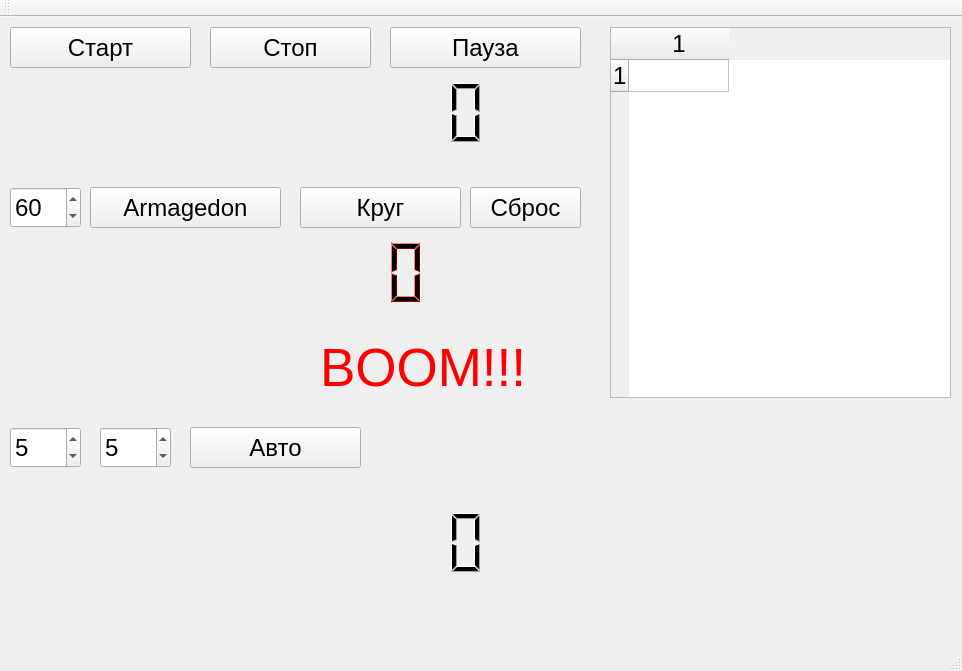
<?xml version="1.0" encoding="UTF-8"?>
<ui version="4.0">
 <class>MainWindow</class>
 <widget class="QMainWindow" name="MainWindow">
  <property name="geometry">
   <rect>
    <x>0</x>
    <y>0</y>
    <width>962</width>
    <height>671</height>
   </rect>
  </property>
  <property name="font">
   <font>
    <pointsize>18</pointsize>
   </font>
  </property>
  <property name="windowTitle">
   <string>MainWindow</string>
  </property>
  <widget class="QWidget" name="centralWidget">
   <widget class="QPushButton" name="pushButton_Start">
    <property name="geometry">
     <rect>
      <x>10</x>
      <y>10</y>
      <width>181</width>
      <height>41</height>
     </rect>
    </property>
    <property name="text">
     <string>Старт</string>
    </property>
   </widget>
   <widget class="QPushButton" name="pushButton_Stop">
    <property name="geometry">
     <rect>
      <x>210</x>
      <y>10</y>
      <width>161</width>
      <height>41</height>
     </rect>
    </property>
    <property name="text">
     <string>Стоп</string>
    </property>
   </widget>
   <widget class="QPushButton" name="pushButton_Pause">
    <property name="geometry">
     <rect>
      <x>390</x>
      <y>10</y>
      <width>191</width>
      <height>41</height>
     </rect>
    </property>
    <property name="text">
     <string>Пауза</string>
    </property>
   </widget>
   <widget class="QLCDNumber" name="lcdNumber">
    <property name="geometry">
     <rect>
      <x>10</x>
      <y>60</y>
      <width>571</width>
      <height>71</height>
     </rect>
    </property>
    <property name="font">
     <font>
      <pointsize>18</pointsize>
     </font>
    </property>
    <property name="frameShape">
     <enum>QFrame::NoFrame</enum>
    </property>
    <property name="digitCount">
     <number>11</number>
    </property>
   </widget>
   <widget class="QLCDNumber" name="lcdNumber_DownCounter">
    <property name="geometry">
     <rect>
      <x>30</x>
      <y>220</y>
      <width>411</width>
      <height>71</height>
     </rect>
    </property>
    <property name="palette">
     <palette>
      <active>
       <colorrole role="WindowText">
        <brush brushstyle="SolidPattern">
         <color alpha="255">
          <red>0</red>
          <green>0</green>
          <blue>0</blue>
         </color>
        </brush>
       </colorrole>
       <colorrole role="Button">
        <brush brushstyle="SolidPattern">
         <color alpha="255">
          <red>255</red>
          <green>0</green>
          <blue>0</blue>
         </color>
        </brush>
       </colorrole>
       <colorrole role="Light">
        <brush brushstyle="SolidPattern">
         <color alpha="255">
          <red>255</red>
          <green>127</green>
          <blue>127</blue>
         </color>
        </brush>
       </colorrole>
       <colorrole role="Midlight">
        <brush brushstyle="SolidPattern">
         <color alpha="255">
          <red>255</red>
          <green>63</green>
          <blue>63</blue>
         </color>
        </brush>
       </colorrole>
       <colorrole role="Dark">
        <brush brushstyle="SolidPattern">
         <color alpha="255">
          <red>127</red>
          <green>0</green>
          <blue>0</blue>
         </color>
        </brush>
       </colorrole>
       <colorrole role="Mid">
        <brush brushstyle="SolidPattern">
         <color alpha="255">
          <red>170</red>
          <green>0</green>
          <blue>0</blue>
         </color>
        </brush>
       </colorrole>
       <colorrole role="Text">
        <brush brushstyle="SolidPattern">
         <color alpha="255">
          <red>0</red>
          <green>0</green>
          <blue>0</blue>
         </color>
        </brush>
       </colorrole>
       <colorrole role="BrightText">
        <brush brushstyle="SolidPattern">
         <color alpha="255">
          <red>255</red>
          <green>255</green>
          <blue>255</blue>
         </color>
        </brush>
       </colorrole>
       <colorrole role="ButtonText">
        <brush brushstyle="SolidPattern">
         <color alpha="255">
          <red>0</red>
          <green>0</green>
          <blue>0</blue>
         </color>
        </brush>
       </colorrole>
       <colorrole role="Base">
        <brush brushstyle="SolidPattern">
         <color alpha="255">
          <red>255</red>
          <green>255</green>
          <blue>255</blue>
         </color>
        </brush>
       </colorrole>
       <colorrole role="Window">
        <brush brushstyle="SolidPattern">
         <color alpha="255">
          <red>255</red>
          <green>0</green>
          <blue>0</blue>
         </color>
        </brush>
       </colorrole>
       <colorrole role="Shadow">
        <brush brushstyle="SolidPattern">
         <color alpha="255">
          <red>0</red>
          <green>0</green>
          <blue>0</blue>
         </color>
        </brush>
       </colorrole>
       <colorrole role="AlternateBase">
        <brush brushstyle="SolidPattern">
         <color alpha="255">
          <red>255</red>
          <green>127</green>
          <blue>127</blue>
         </color>
        </brush>
       </colorrole>
       <colorrole role="ToolTipBase">
        <brush brushstyle="SolidPattern">
         <color alpha="255">
          <red>255</red>
          <green>255</green>
          <blue>220</blue>
         </color>
        </brush>
       </colorrole>
       <colorrole role="ToolTipText">
        <brush brushstyle="SolidPattern">
         <color alpha="255">
          <red>0</red>
          <green>0</green>
          <blue>0</blue>
         </color>
        </brush>
       </colorrole>
       <colorrole role="PlaceholderText">
        <brush brushstyle="SolidPattern">
         <color alpha="128">
          <red>0</red>
          <green>0</green>
          <blue>0</blue>
         </color>
        </brush>
       </colorrole>
      </active>
      <inactive>
       <colorrole role="WindowText">
        <brush brushstyle="SolidPattern">
         <color alpha="255">
          <red>0</red>
          <green>0</green>
          <blue>0</blue>
         </color>
        </brush>
       </colorrole>
       <colorrole role="Button">
        <brush brushstyle="SolidPattern">
         <color alpha="255">
          <red>255</red>
          <green>0</green>
          <blue>0</blue>
         </color>
        </brush>
       </colorrole>
       <colorrole role="Light">
        <brush brushstyle="SolidPattern">
         <color alpha="255">
          <red>255</red>
          <green>127</green>
          <blue>127</blue>
         </color>
        </brush>
       </colorrole>
       <colorrole role="Midlight">
        <brush brushstyle="SolidPattern">
         <color alpha="255">
          <red>255</red>
          <green>63</green>
          <blue>63</blue>
         </color>
        </brush>
       </colorrole>
       <colorrole role="Dark">
        <brush brushstyle="SolidPattern">
         <color alpha="255">
          <red>127</red>
          <green>0</green>
          <blue>0</blue>
         </color>
        </brush>
       </colorrole>
       <colorrole role="Mid">
        <brush brushstyle="SolidPattern">
         <color alpha="255">
          <red>170</red>
          <green>0</green>
          <blue>0</blue>
         </color>
        </brush>
       </colorrole>
       <colorrole role="Text">
        <brush brushstyle="SolidPattern">
         <color alpha="255">
          <red>0</red>
          <green>0</green>
          <blue>0</blue>
         </color>
        </brush>
       </colorrole>
       <colorrole role="BrightText">
        <brush brushstyle="SolidPattern">
         <color alpha="255">
          <red>255</red>
          <green>255</green>
          <blue>255</blue>
         </color>
        </brush>
       </colorrole>
       <colorrole role="ButtonText">
        <brush brushstyle="SolidPattern">
         <color alpha="255">
          <red>0</red>
          <green>0</green>
          <blue>0</blue>
         </color>
        </brush>
       </colorrole>
       <colorrole role="Base">
        <brush brushstyle="SolidPattern">
         <color alpha="255">
          <red>255</red>
          <green>255</green>
          <blue>255</blue>
         </color>
        </brush>
       </colorrole>
       <colorrole role="Window">
        <brush brushstyle="SolidPattern">
         <color alpha="255">
          <red>255</red>
          <green>0</green>
          <blue>0</blue>
         </color>
        </brush>
       </colorrole>
       <colorrole role="Shadow">
        <brush brushstyle="SolidPattern">
         <color alpha="255">
          <red>0</red>
          <green>0</green>
          <blue>0</blue>
         </color>
        </brush>
       </colorrole>
       <colorrole role="AlternateBase">
        <brush brushstyle="SolidPattern">
         <color alpha="255">
          <red>255</red>
          <green>127</green>
          <blue>127</blue>
         </color>
        </brush>
       </colorrole>
       <colorrole role="ToolTipBase">
        <brush brushstyle="SolidPattern">
         <color alpha="255">
          <red>255</red>
          <green>255</green>
          <blue>220</blue>
         </color>
        </brush>
       </colorrole>
       <colorrole role="ToolTipText">
        <brush brushstyle="SolidPattern">
         <color alpha="255">
          <red>0</red>
          <green>0</green>
          <blue>0</blue>
         </color>
        </brush>
       </colorrole>
       <colorrole role="PlaceholderText">
        <brush brushstyle="SolidPattern">
         <color alpha="128">
          <red>0</red>
          <green>0</green>
          <blue>0</blue>
         </color>
        </brush>
       </colorrole>
      </inactive>
      <disabled>
       <colorrole role="WindowText">
        <brush brushstyle="SolidPattern">
         <color alpha="255">
          <red>127</red>
          <green>0</green>
          <blue>0</blue>
         </color>
        </brush>
       </colorrole>
       <colorrole role="Button">
        <brush brushstyle="SolidPattern">
         <color alpha="255">
          <red>255</red>
          <green>0</green>
          <blue>0</blue>
         </color>
        </brush>
       </colorrole>
       <colorrole role="Light">
        <brush brushstyle="SolidPattern">
         <color alpha="255">
          <red>255</red>
          <green>127</green>
          <blue>127</blue>
         </color>
        </brush>
       </colorrole>
       <colorrole role="Midlight">
        <brush brushstyle="SolidPattern">
         <color alpha="255">
          <red>255</red>
          <green>63</green>
          <blue>63</blue>
         </color>
        </brush>
       </colorrole>
       <colorrole role="Dark">
        <brush brushstyle="SolidPattern">
         <color alpha="255">
          <red>127</red>
          <green>0</green>
          <blue>0</blue>
         </color>
        </brush>
       </colorrole>
       <colorrole role="Mid">
        <brush brushstyle="SolidPattern">
         <color alpha="255">
          <red>170</red>
          <green>0</green>
          <blue>0</blue>
         </color>
        </brush>
       </colorrole>
       <colorrole role="Text">
        <brush brushstyle="SolidPattern">
         <color alpha="255">
          <red>127</red>
          <green>0</green>
          <blue>0</blue>
         </color>
        </brush>
       </colorrole>
       <colorrole role="BrightText">
        <brush brushstyle="SolidPattern">
         <color alpha="255">
          <red>255</red>
          <green>255</green>
          <blue>255</blue>
         </color>
        </brush>
       </colorrole>
       <colorrole role="ButtonText">
        <brush brushstyle="SolidPattern">
         <color alpha="255">
          <red>127</red>
          <green>0</green>
          <blue>0</blue>
         </color>
        </brush>
       </colorrole>
       <colorrole role="Base">
        <brush brushstyle="SolidPattern">
         <color alpha="255">
          <red>255</red>
          <green>0</green>
          <blue>0</blue>
         </color>
        </brush>
       </colorrole>
       <colorrole role="Window">
        <brush brushstyle="SolidPattern">
         <color alpha="255">
          <red>255</red>
          <green>0</green>
          <blue>0</blue>
         </color>
        </brush>
       </colorrole>
       <colorrole role="Shadow">
        <brush brushstyle="SolidPattern">
         <color alpha="255">
          <red>0</red>
          <green>0</green>
          <blue>0</blue>
         </color>
        </brush>
       </colorrole>
       <colorrole role="AlternateBase">
        <brush brushstyle="SolidPattern">
         <color alpha="255">
          <red>255</red>
          <green>0</green>
          <blue>0</blue>
         </color>
        </brush>
       </colorrole>
       <colorrole role="ToolTipBase">
        <brush brushstyle="SolidPattern">
         <color alpha="255">
          <red>255</red>
          <green>255</green>
          <blue>220</blue>
         </color>
        </brush>
       </colorrole>
       <colorrole role="ToolTipText">
        <brush brushstyle="SolidPattern">
         <color alpha="255">
          <red>0</red>
          <green>0</green>
          <blue>0</blue>
         </color>
        </brush>
       </colorrole>
       <colorrole role="PlaceholderText">
        <brush brushstyle="SolidPattern">
         <color alpha="128">
          <red>0</red>
          <green>0</green>
          <blue>0</blue>
         </color>
        </brush>
       </colorrole>
      </disabled>
     </palette>
    </property>
    <property name="font">
     <font>
      <pointsize>18</pointsize>
     </font>
    </property>
    <property name="frameShape">
     <enum>QFrame::NoFrame</enum>
    </property>
    <property name="digitCount">
     <number>11</number>
    </property>
   </widget>
   <widget class="QPushButton" name="pushButton_DownCounter">
    <property name="geometry">
     <rect>
      <x>90</x>
      <y>170</y>
      <width>191</width>
      <height>41</height>
     </rect>
    </property>
    <property name="text">
     <string>Armagedon</string>
    </property>
   </widget>
   <widget class="QLabel" name="label">
    <property name="geometry">
     <rect>
      <x>320</x>
      <y>320</y>
      <width>261</width>
      <height>61</height>
     </rect>
    </property>
    <property name="palette">
     <palette>
      <active>
       <colorrole role="WindowText">
        <brush brushstyle="SolidPattern">
         <color alpha="255">
          <red>255</red>
          <green>0</green>
          <blue>0</blue>
         </color>
        </brush>
       </colorrole>
       <colorrole role="Button">
        <brush brushstyle="SolidPattern">
         <color alpha="255">
          <red>255</red>
          <green>0</green>
          <blue>0</blue>
         </color>
        </brush>
       </colorrole>
       <colorrole role="Light">
        <brush brushstyle="SolidPattern">
         <color alpha="255">
          <red>255</red>
          <green>127</green>
          <blue>127</blue>
         </color>
        </brush>
       </colorrole>
       <colorrole role="Midlight">
        <brush brushstyle="SolidPattern">
         <color alpha="255">
          <red>255</red>
          <green>63</green>
          <blue>63</blue>
         </color>
        </brush>
       </colorrole>
       <colorrole role="Dark">
        <brush brushstyle="SolidPattern">
         <color alpha="255">
          <red>127</red>
          <green>0</green>
          <blue>0</blue>
         </color>
        </brush>
       </colorrole>
       <colorrole role="Mid">
        <brush brushstyle="SolidPattern">
         <color alpha="255">
          <red>170</red>
          <green>0</green>
          <blue>0</blue>
         </color>
        </brush>
       </colorrole>
       <colorrole role="Text">
        <brush brushstyle="SolidPattern">
         <color alpha="255">
          <red>0</red>
          <green>0</green>
          <blue>0</blue>
         </color>
        </brush>
       </colorrole>
       <colorrole role="BrightText">
        <brush brushstyle="SolidPattern">
         <color alpha="255">
          <red>255</red>
          <green>255</green>
          <blue>255</blue>
         </color>
        </brush>
       </colorrole>
       <colorrole role="ButtonText">
        <brush brushstyle="SolidPattern">
         <color alpha="255">
          <red>0</red>
          <green>0</green>
          <blue>0</blue>
         </color>
        </brush>
       </colorrole>
       <colorrole role="Base">
        <brush brushstyle="SolidPattern">
         <color alpha="255">
          <red>255</red>
          <green>255</green>
          <blue>255</blue>
         </color>
        </brush>
       </colorrole>
       <colorrole role="Window">
        <brush brushstyle="SolidPattern">
         <color alpha="255">
          <red>255</red>
          <green>0</green>
          <blue>0</blue>
         </color>
        </brush>
       </colorrole>
       <colorrole role="Shadow">
        <brush brushstyle="SolidPattern">
         <color alpha="255">
          <red>0</red>
          <green>0</green>
          <blue>0</blue>
         </color>
        </brush>
       </colorrole>
       <colorrole role="AlternateBase">
        <brush brushstyle="SolidPattern">
         <color alpha="255">
          <red>255</red>
          <green>127</green>
          <blue>127</blue>
         </color>
        </brush>
       </colorrole>
       <colorrole role="ToolTipBase">
        <brush brushstyle="SolidPattern">
         <color alpha="255">
          <red>255</red>
          <green>255</green>
          <blue>220</blue>
         </color>
        </brush>
       </colorrole>
       <colorrole role="ToolTipText">
        <brush brushstyle="SolidPattern">
         <color alpha="255">
          <red>0</red>
          <green>0</green>
          <blue>0</blue>
         </color>
        </brush>
       </colorrole>
       <colorrole role="PlaceholderText">
        <brush brushstyle="SolidPattern">
         <color alpha="128">
          <red>0</red>
          <green>0</green>
          <blue>0</blue>
         </color>
        </brush>
       </colorrole>
      </active>
      <inactive>
       <colorrole role="WindowText">
        <brush brushstyle="SolidPattern">
         <color alpha="255">
          <red>255</red>
          <green>0</green>
          <blue>0</blue>
         </color>
        </brush>
       </colorrole>
       <colorrole role="Button">
        <brush brushstyle="SolidPattern">
         <color alpha="255">
          <red>255</red>
          <green>0</green>
          <blue>0</blue>
         </color>
        </brush>
       </colorrole>
       <colorrole role="Light">
        <brush brushstyle="SolidPattern">
         <color alpha="255">
          <red>255</red>
          <green>127</green>
          <blue>127</blue>
         </color>
        </brush>
       </colorrole>
       <colorrole role="Midlight">
        <brush brushstyle="SolidPattern">
         <color alpha="255">
          <red>255</red>
          <green>63</green>
          <blue>63</blue>
         </color>
        </brush>
       </colorrole>
       <colorrole role="Dark">
        <brush brushstyle="SolidPattern">
         <color alpha="255">
          <red>127</red>
          <green>0</green>
          <blue>0</blue>
         </color>
        </brush>
       </colorrole>
       <colorrole role="Mid">
        <brush brushstyle="SolidPattern">
         <color alpha="255">
          <red>170</red>
          <green>0</green>
          <blue>0</blue>
         </color>
        </brush>
       </colorrole>
       <colorrole role="Text">
        <brush brushstyle="SolidPattern">
         <color alpha="255">
          <red>0</red>
          <green>0</green>
          <blue>0</blue>
         </color>
        </brush>
       </colorrole>
       <colorrole role="BrightText">
        <brush brushstyle="SolidPattern">
         <color alpha="255">
          <red>255</red>
          <green>255</green>
          <blue>255</blue>
         </color>
        </brush>
       </colorrole>
       <colorrole role="ButtonText">
        <brush brushstyle="SolidPattern">
         <color alpha="255">
          <red>0</red>
          <green>0</green>
          <blue>0</blue>
         </color>
        </brush>
       </colorrole>
       <colorrole role="Base">
        <brush brushstyle="SolidPattern">
         <color alpha="255">
          <red>255</red>
          <green>255</green>
          <blue>255</blue>
         </color>
        </brush>
       </colorrole>
       <colorrole role="Window">
        <brush brushstyle="SolidPattern">
         <color alpha="255">
          <red>255</red>
          <green>0</green>
          <blue>0</blue>
         </color>
        </brush>
       </colorrole>
       <colorrole role="Shadow">
        <brush brushstyle="SolidPattern">
         <color alpha="255">
          <red>0</red>
          <green>0</green>
          <blue>0</blue>
         </color>
        </brush>
       </colorrole>
       <colorrole role="AlternateBase">
        <brush brushstyle="SolidPattern">
         <color alpha="255">
          <red>255</red>
          <green>127</green>
          <blue>127</blue>
         </color>
        </brush>
       </colorrole>
       <colorrole role="ToolTipBase">
        <brush brushstyle="SolidPattern">
         <color alpha="255">
          <red>255</red>
          <green>255</green>
          <blue>220</blue>
         </color>
        </brush>
       </colorrole>
       <colorrole role="ToolTipText">
        <brush brushstyle="SolidPattern">
         <color alpha="255">
          <red>0</red>
          <green>0</green>
          <blue>0</blue>
         </color>
        </brush>
       </colorrole>
       <colorrole role="PlaceholderText">
        <brush brushstyle="SolidPattern">
         <color alpha="128">
          <red>0</red>
          <green>0</green>
          <blue>0</blue>
         </color>
        </brush>
       </colorrole>
      </inactive>
      <disabled>
       <colorrole role="WindowText">
        <brush brushstyle="SolidPattern">
         <color alpha="255">
          <red>127</red>
          <green>0</green>
          <blue>0</blue>
         </color>
        </brush>
       </colorrole>
       <colorrole role="Button">
        <brush brushstyle="SolidPattern">
         <color alpha="255">
          <red>255</red>
          <green>0</green>
          <blue>0</blue>
         </color>
        </brush>
       </colorrole>
       <colorrole role="Light">
        <brush brushstyle="SolidPattern">
         <color alpha="255">
          <red>255</red>
          <green>127</green>
          <blue>127</blue>
         </color>
        </brush>
       </colorrole>
       <colorrole role="Midlight">
        <brush brushstyle="SolidPattern">
         <color alpha="255">
          <red>255</red>
          <green>63</green>
          <blue>63</blue>
         </color>
        </brush>
       </colorrole>
       <colorrole role="Dark">
        <brush brushstyle="SolidPattern">
         <color alpha="255">
          <red>127</red>
          <green>0</green>
          <blue>0</blue>
         </color>
        </brush>
       </colorrole>
       <colorrole role="Mid">
        <brush brushstyle="SolidPattern">
         <color alpha="255">
          <red>170</red>
          <green>0</green>
          <blue>0</blue>
         </color>
        </brush>
       </colorrole>
       <colorrole role="Text">
        <brush brushstyle="SolidPattern">
         <color alpha="255">
          <red>127</red>
          <green>0</green>
          <blue>0</blue>
         </color>
        </brush>
       </colorrole>
       <colorrole role="BrightText">
        <brush brushstyle="SolidPattern">
         <color alpha="255">
          <red>255</red>
          <green>255</green>
          <blue>255</blue>
         </color>
        </brush>
       </colorrole>
       <colorrole role="ButtonText">
        <brush brushstyle="SolidPattern">
         <color alpha="255">
          <red>127</red>
          <green>0</green>
          <blue>0</blue>
         </color>
        </brush>
       </colorrole>
       <colorrole role="Base">
        <brush brushstyle="SolidPattern">
         <color alpha="255">
          <red>255</red>
          <green>0</green>
          <blue>0</blue>
         </color>
        </brush>
       </colorrole>
       <colorrole role="Window">
        <brush brushstyle="SolidPattern">
         <color alpha="255">
          <red>255</red>
          <green>0</green>
          <blue>0</blue>
         </color>
        </brush>
       </colorrole>
       <colorrole role="Shadow">
        <brush brushstyle="SolidPattern">
         <color alpha="255">
          <red>0</red>
          <green>0</green>
          <blue>0</blue>
         </color>
        </brush>
       </colorrole>
       <colorrole role="AlternateBase">
        <brush brushstyle="SolidPattern">
         <color alpha="255">
          <red>255</red>
          <green>0</green>
          <blue>0</blue>
         </color>
        </brush>
       </colorrole>
       <colorrole role="ToolTipBase">
        <brush brushstyle="SolidPattern">
         <color alpha="255">
          <red>255</red>
          <green>255</green>
          <blue>220</blue>
         </color>
        </brush>
       </colorrole>
       <colorrole role="ToolTipText">
        <brush brushstyle="SolidPattern">
         <color alpha="255">
          <red>0</red>
          <green>0</green>
          <blue>0</blue>
         </color>
        </brush>
       </colorrole>
       <colorrole role="PlaceholderText">
        <brush brushstyle="SolidPattern">
         <color alpha="128">
          <red>0</red>
          <green>0</green>
          <blue>0</blue>
         </color>
        </brush>
       </colorrole>
      </disabled>
     </palette>
    </property>
    <property name="font">
     <font>
      <family>MS Sans Serif</family>
      <pointsize>40</pointsize>
     </font>
    </property>
    <property name="text">
     <string>BOOM!!!</string>
    </property>
   </widget>
   <widget class="QSpinBox" name="spinBox_Arm">
    <property name="geometry">
     <rect>
      <x>10</x>
      <y>170</y>
      <width>71</width>
      <height>41</height>
     </rect>
    </property>
    <property name="minimum">
     <number>1</number>
    </property>
    <property name="value">
     <number>60</number>
    </property>
   </widget>
   <widget class="QLCDNumber" name="lcdNumber_Wait">
    <property name="geometry">
     <rect>
      <x>10</x>
      <y>490</y>
      <width>571</width>
      <height>71</height>
     </rect>
    </property>
    <property name="font">
     <font>
      <pointsize>18</pointsize>
     </font>
    </property>
    <property name="frameShape">
     <enum>QFrame::NoFrame</enum>
    </property>
    <property name="digitCount">
     <number>11</number>
    </property>
   </widget>
   <widget class="QSpinBox" name="spinBox_Wait">
    <property name="geometry">
     <rect>
      <x>10</x>
      <y>410</y>
      <width>71</width>
      <height>41</height>
     </rect>
    </property>
    <property name="minimum">
     <number>1</number>
    </property>
    <property name="value">
     <number>5</number>
    </property>
   </widget>
   <widget class="QSpinBox" name="spinBox_Start">
    <property name="geometry">
     <rect>
      <x>100</x>
      <y>410</y>
      <width>71</width>
      <height>41</height>
     </rect>
    </property>
    <property name="minimum">
     <number>1</number>
    </property>
    <property name="value">
     <number>5</number>
    </property>
   </widget>
   <widget class="QPushButton" name="pushButton_Auto">
    <property name="geometry">
     <rect>
      <x>190</x>
      <y>410</y>
      <width>171</width>
      <height>41</height>
     </rect>
    </property>
    <property name="text">
     <string>Авто</string>
    </property>
   </widget>
   <widget class="QTableWidget" name="tableWidget">
    <property name="geometry">
     <rect>
      <x>610</x>
      <y>10</y>
      <width>341</width>
      <height>371</height>
     </rect>
    </property>
    <property name="rowCount">
     <number>1</number>
    </property>
    <property name="columnCount">
     <number>1</number>
    </property>
    <row/>
    <column/>
   </widget>
   <widget class="QPushButton" name="pushButton_Lap">
    <property name="geometry">
     <rect>
      <x>300</x>
      <y>170</y>
      <width>161</width>
      <height>41</height>
     </rect>
    </property>
    <property name="text">
     <string>Круг</string>
    </property>
   </widget>
   <widget class="QPushButton" name="pushButton_Reset">
    <property name="geometry">
     <rect>
      <x>470</x>
      <y>170</y>
      <width>111</width>
      <height>41</height>
     </rect>
    </property>
    <property name="text">
     <string>Сброс</string>
    </property>
   </widget>
  </widget>
  <widget class="QMenuBar" name="menuBar">
   <property name="geometry">
    <rect>
     <x>0</x>
     <y>0</y>
     <width>962</width>
     <height>45</height>
    </rect>
   </property>
  </widget>
  <widget class="QToolBar" name="mainToolBar">
   <attribute name="toolBarArea">
    <enum>TopToolBarArea</enum>
   </attribute>
   <attribute name="toolBarBreak">
    <bool>false</bool>
   </attribute>
  </widget>
  <widget class="QStatusBar" name="statusBar"/>
 </widget>
 <layoutdefault spacing="6" margin="11"/>
 <resources/>
 <connections/>
</ui>
